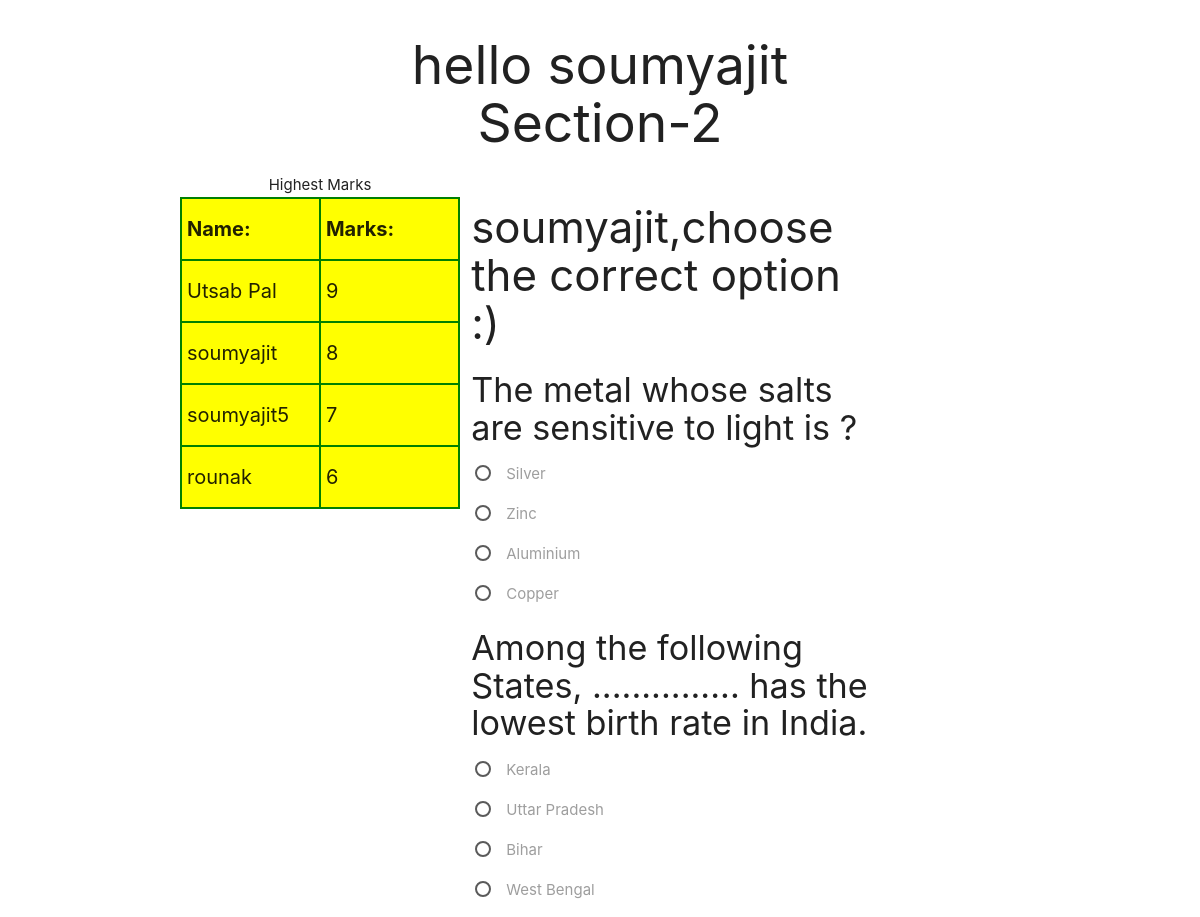
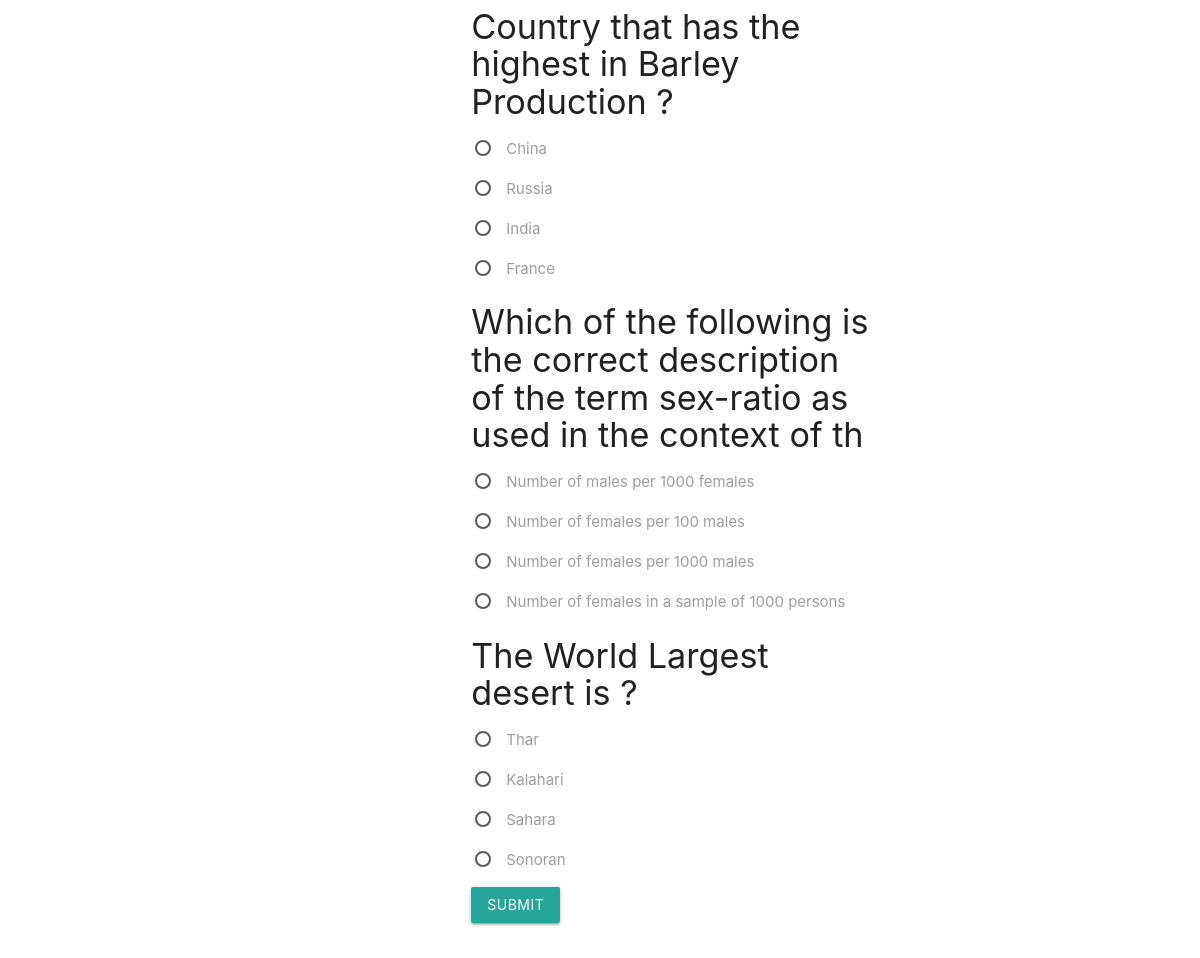
The page /quiz2.php (signed in) on the database its author committed (2 pictures, top to bottom).
### tables this page shows
CREATE TABLE `sampletable` (
  `name` varchar(50) NOT NULL,
  `password` varchar(50) NOT NULL,
  `points` int(11) DEFAULT NULL,
  `p2` int(11) DEFAULT NULL,
  `p3` int(11) DEFAULT NULL,
  `p4` int(11) DEFAULT NULL,
  `save` int(11) DEFAULT NULL
);

CREATE TABLE `questions2` (
  `qid` int(11) NOT NULL,
  `question` varchar(100) NOT NULL,
  `ansid` int(11) NOT NULL
);

CREATE TABLE `answer2` (
  `id` int(11) NOT NULL,
  `answer` varchar(100) NOT NULL,
  `ansid` int(11) NOT NULL
);

### quiz2.php (the view, shortened to what this page needs)
<?php
$con=mysqli_connect("fdb26.awardspace.net" , "3072694_sample", "sahaj@123", "3072694_sample");
?>
<!DOCTYPE html>
<html>
<head>
 	<link rel="stylesheet" href="https://use.fontawesome.com/releases/v5.0.13/css/all.css">
 	<link rel="stylesheet" href="https://cdnjs.cloudflare.com/ajax/libs/materialize/1.0.0-beta/css/materialize.min.css">
</head>
<body>
	<h2 class="center">hello <?php echo $_SESSION['username']; ?><br>Section-2</h2>
	<div class="row container">
	<table class="col l4 s12">
		<caption>Highest Marks</caption>
	<tr>
		<th>Name:</th>
		<th>Marks:</th>
	</tr>
		<?php
			$i = 0;
			$q1 = "SELECT * FROM sampletable ORDER BY p4 DESC";
			$query1 = mysqli_query($con, $q1);
			while($rows = mysqli_fetch_array($query1) and $i<5){
				$i++;
			?>
			<tr>
				<td><?php echo $rows['name']; ?></td>
				<td><?php echo $rows['p4']; ?></td>
			</tr>
			<?php
			}
		?>
	</table>
	<div class="col l6 s12">
		<h3><?php echo $_SESSION['username']; ?>,choose the correct option :) </h3>
		<form method="post" action="result2.php" class="input-field">
			<?php
			$arr = array(1,2,3,4,5);
			shuffle($arr);
			for($j = 0;$j<5;$j++){
			$i = $arr[$j];
			$q = "select * from questions2 where qid = $i";
			$query = mysqli_query($con, $q);
			while($rows = mysqli_fetch_array($query)){
		?>
				<h4><?php echo $rows['question'] ?></h4>
				<?php
				$q = "select * from answer2 where id = $i";
				$query = mysqli_query($con, $q);
				while ($rows = mysqli_fetch_array($query)) {
				?>
				<p>
					<label>
						<span><?php echo $rows['answer'] ?></span>
					</label>
			    </p>
		<?php
			}
			}
	    }
		?>
		<button type="submit" name="submit" class="btn">submit</button>
		</form>
	</div>
    </div>
</body>
</html>

### quiz2.php (style rules this page uses)
td,th { border: 2px solid green; font-size: 20px; width: 50%; background-color: yellow; }

### rows shown on the page
sampletable: name "Utsab Pal", p4 "9"
sampletable: name "soumyajit", p4 "8"
sampletable: name "soumyajit5", p4 "7"
sampletable: name "rounak", p4 "6"
questions2: question "The metal whose salts are sensitive to light is ?"
answer2: answer "Silver"
answer2: answer "Zinc"
answer2: answer "Aluminium"
answer2: answer "Copper"
questions2: question "Among the following States, ............... has the lowest birth rate in India."
answer2: answer "Kerala"
answer2: answer "Uttar Pradesh"
answer2: answer "Bihar"
answer2: answer "West Bengal"
questions2: question "Country that has the highest in Barley Production ?"
answer2: answer "China"
answer2: answer "Russia"
answer2: answer "India"
answer2: answer "France"
questions2: question "Which of the following is the correct description of the term sex-ratio as used in the context of th"
answer2: answer "Number of males per 1000 females"
answer2: answer "Number of females per 100 males"
answer2: answer "Number of females per 1000 males"
answer2: answer "Number of females in a sample of 1000 persons"
questions2: question "The World Largest desert is ?"
answer2: answer "Thar"
answer2: answer "Kalahari"
answer2: answer "Sahara"
answer2: answer "Sonoran"

### other values the page prints
$_SESSION['username'] "soumyajit"
